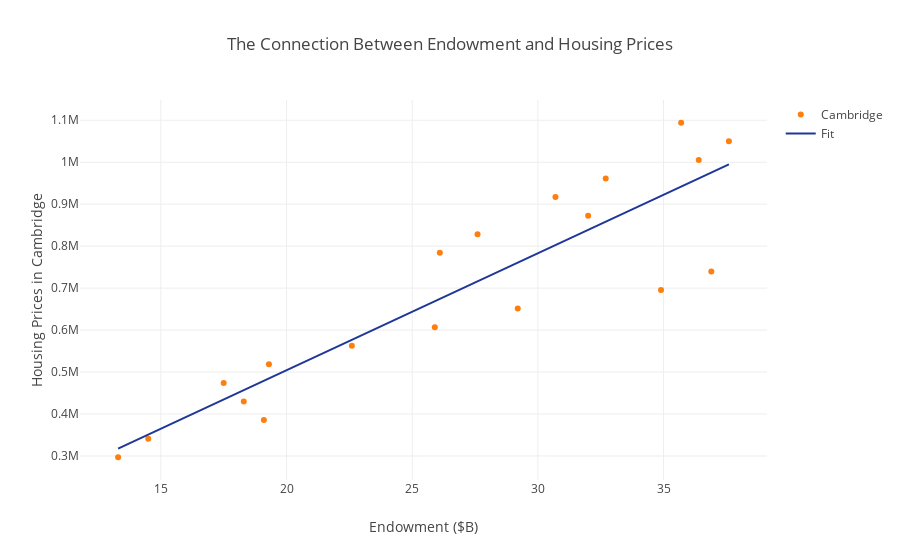

Here is the notebook cell this chart was saved with:
### Code cell
endow_housing = grapher(x, y, "Cambridge", "The Connection Between Endowment and Housing Prices", "Housing Prices in Cambridge", "Endowment ($B)", "endow_housing")
causal_endow_housing = X.zplot(x='x', y='y', z=['z1', 'z2'], z_types={'z1': 'c', 'z2': 'c'}, kind='line')

### Figure 1 — Plotly figure (JSON) as saved in the notebook; plotly's stock layout.template omitted (floating-point values rounded to 4 significant figures)
{"data": [{"marker": {"color": "rgb(255, 127, 14)"}, "mode": "markers", "name": "Cambridge", "type": "scatter", "uid": "5d87d5", "x": [13.3, 14.5, 19.1, 18.3, 17.5, 19.3, 22.6, 25.9, 29.2, 34.9, 36.9, 26.1, 27.6, 32, 30.7, 32.7, 36.4, 37.6, 35.7], "y": [297000, 341280, 385560, 429840, 474120, 518400, 562680, 606960, 651240, 695520, 739800, 784080, 828360, 872640, 916920, 961200, 1005480, 1049760, 1094040]}, {"marker": {"color": "rgb(30, 55, 153)"}, "mode": "lines", "name": "Fit", "type": "scatter", "uid": "af82b6", "x": [13.3, 14.5, 19.1, 18.3, 17.5, 19.3, 22.6, 25.9, 29.2, 34.9, 36.9, 26.1, 27.6, 32, 30.7, 32.7, 36.4, 37.6, 35.7], "y": [317600.0, 351100.0, 479300.0, 457000.0, 434700.0, 484900.0, 576800.0, 668800.0, 760800.0, 919700.0, 975400.0, 674400.0, 716200.0, 838800.0, 802600.0, 858400.0, 961500.0, 994900.0, 942000.0]}], "layout": {"autosize": true, "title": "The Connection Between Endowment and Housing Prices", "xaxis": {"autorange": true, "range": [11.8, 39.1], "title": "Endowment ($B)", "type": "linear"}, "yaxis": {"autorange": true, "range": [238600.0, 1152000.0], "title": "Housing Prices in Cambridge", "type": "linear"}}}
